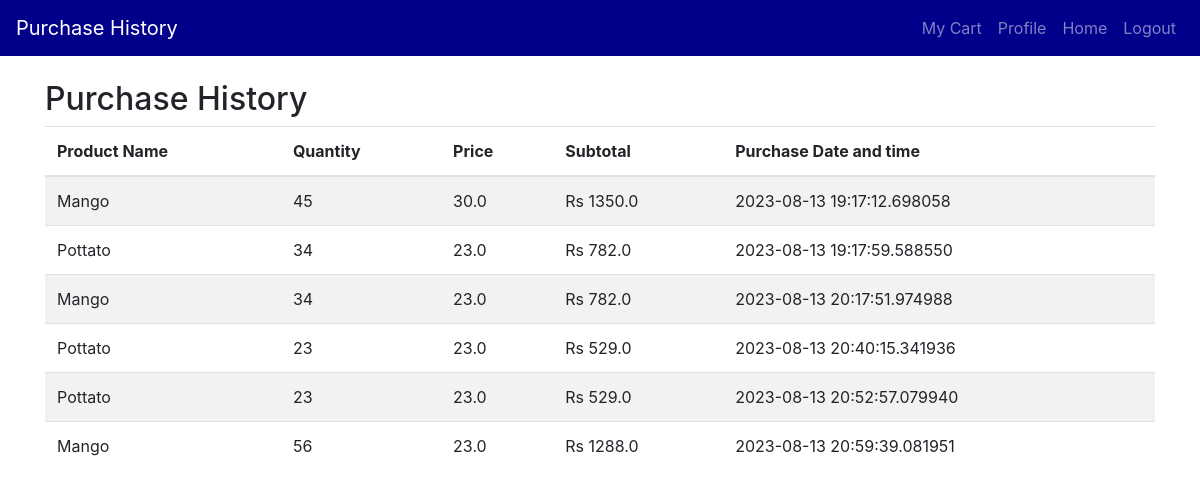
The page /purchasehistory (signed in) on the database its author committed.
### yadav.py (models this page shows)
class PurchaseHistory(db.Model):
    id = db.Column(db.Integer, primary_key=True)
    user_id = db.Column(db.Integer, nullable=False)
    product_name = db.Column(db.String(100), nullable=False)
    price = db.Column(db.Float, nullable=False)
    quantity = db.Column(db.Integer, nullable=False)
    purchase_date = db.Column(db.DateTime, nullable=False)

### yadav.py (the view)
@app.route('/purchasehistory')
def purchasehistory():
    user_id = session.get('user_id')
    if not user_id:
        return render_template('user_login.html')
    purchase_history = PurchaseHistory.query.filter_by(user_id=user_id).all()
    return render_template('purchasehistory.html', purchase_history=purchase_history)

### Templates/purchasehistory.html (shortened to what this page needs)
<!DOCTYPE html>
<html lang="en">
<head>
    <link rel="stylesheet" href="https://maxcdn.bootstrapcdn.com/bootstrap/4.5.2/css/bootstrap.min.css">
</head>
<body>
    <nav class="navbar navbar-expand-lg navbar-dark " style="background-color:darkblue;">
        <a class="navbar-brand" href="#">Purchase History</a>
        <ul class="navbar-nav ml-auto">
            <li class="nav-item">
                <a class="nav-link" href="/my_cart">My Cart</a>
            </li>
            <li class="nav-item">
                <a class="nav-link" href="#">Profile</a>
            </li>
            <li class="nav-item">
                <a class="nav-link" href="/user_dashboard">Home</a>
            </li>
            <li class="nav-item">
                <a class="nav-link" href="/user_logout">Logout</a>
            </li>
        </ul>
    </nav>
    <div class="container mt-4">
        <h2>Purchase History</h2>
        {% if purchase_history %}
            <table class="table table-striped">
                <thead>
                    <tr>
                        <th>Product Name</th>
                        <th>Quantity</th>
                        <th>Price</th>
                        <th>Subtotal</th>
                        <th>Purchase Date and time</th>
                    </tr>
                </thead>
                <tbody>
                    {% for purchase in purchase_history %}
                        <tr>
                            <td>{{ purchase.product_name }}</td>
                            <td>{{ purchase.quantity }}</td>
                            <td>{{ purchase.price }}</td>
                            <td>Rs {{ purchase.price * purchase.quantity }}</td>
                            <td>{{ purchase.purchase_date}}</td>
                        </tr>
                    {% endfor %}
                </tbody>
            </table>
        {% else %}
            <p>No purchase history available.</p>
        {% endif %}
    </div>
</body>
</html>

### rows shown on the page
PurchaseHistory: product_name "Mango", quantity "45", price "30.0", purchase.price*purchase.quantity "1350.0", purchase_date "2023-08-13 19:17:12.698058"
PurchaseHistory: product_name "Pottato", quantity "34", price "23.0", purchase.price*purchase.quantity "782.0", purchase_date "2023-08-13 19:17:59.588550"
PurchaseHistory: product_name "Mango", quantity "34", price "23.0", purchase.price*purchase.quantity "782.0", purchase_date "2023-08-13 20:17:51.974988"
PurchaseHistory: product_name "Pottato", quantity "23", price "23.0", purchase.price*purchase.quantity "529.0", purchase_date "2023-08-13 20:40:15.341936"
PurchaseHistory: product_name "Pottato", quantity "23", price "23.0", purchase.price*purchase.quantity "529.0", purchase_date "2023-08-13 20:52:57.079940"
PurchaseHistory: product_name "Mango", quantity "56", price "23.0", purchase.price*purchase.quantity "1288.0", purchase_date "2023-08-13 20:59:39.081951"
